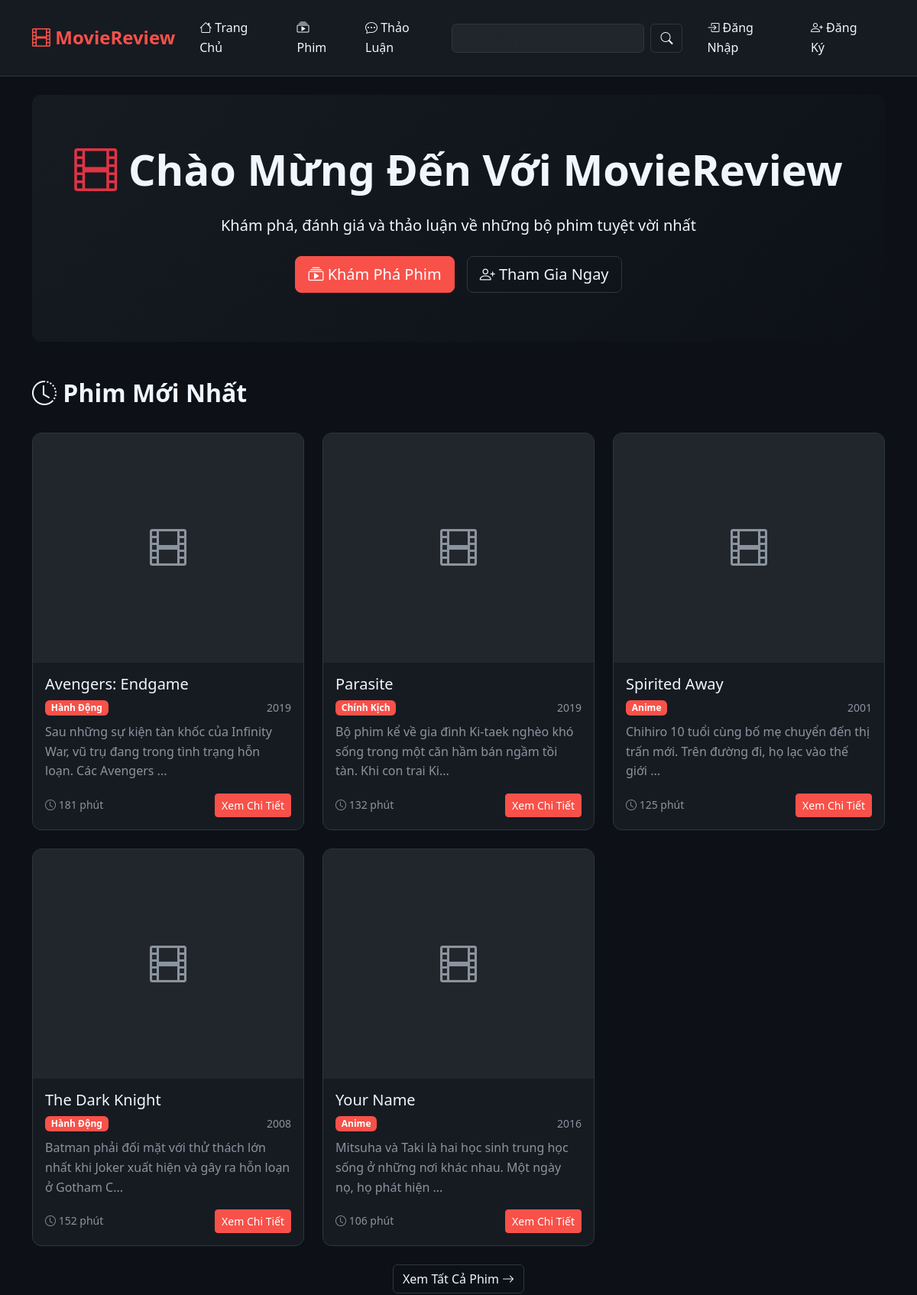
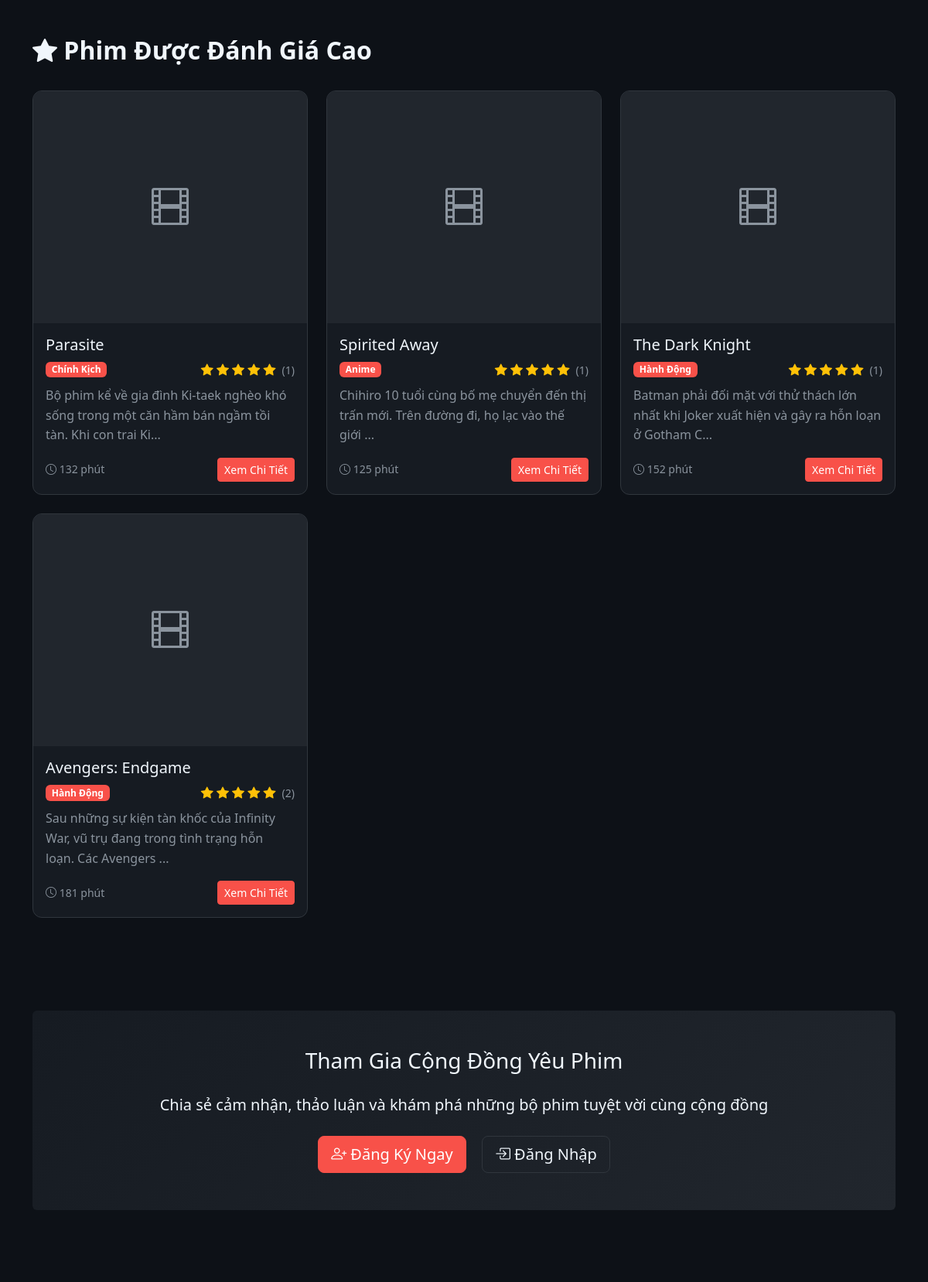
The page / (upper part) on the database its author committed (2 pictures, top to bottom).
### tables this page shows
CREATE TABLE movies (
    id INT PRIMARY KEY AUTO_INCREMENT,
    title VARCHAR(255) NOT NULL,
    slug VARCHAR(255) NOT NULL,
    description TEXT,
    director VARCHAR(100),
    cast TEXT,
    release_year YEAR,
    duration INT,  
    poster VARCHAR(255),
    trailer_url VARCHAR(255),
    genre_id INT,
    status ENUM('active', 'inactive') DEFAULT 'active',
    created_by INT,
    created_at TIMESTAMP DEFAULT CURRENT_TIMESTAMP,
    updated_at TIMESTAMP DEFAULT CURRENT_TIMESTAMP ON UPDATE CURRENT_TIMESTAMP,
    FOREIGN KEY (genre_id) REFERENCES genres(id) ON DELETE SET NULL,
    FOREIGN KEY (created_by) REFERENCES users(id) ON DELETE SET NULL
);

CREATE TABLE genres (
    id INT PRIMARY KEY AUTO_INCREMENT,
    name VARCHAR(50) NOT NULL,
    slug VARCHAR(50) NOT NULL,
    description TEXT,
    created_at TIMESTAMP DEFAULT CURRENT_TIMESTAMP
);

### controllers/HomeController.php (called while the page is built)
<?php
class HomeController extends Controller {
    public function index() {
        $movieModel = $this->model('Movie');
        $latestMovies = $movieModel->getLatest(6);
        $topRatedMovies = $movieModel->getTopRated(6);
        $data = [
            'latestMovies' => $latestMovies,
            'topRatedMovies' => $topRatedMovies,
            'pageTitle' => 'Trang Chủ'
        ];
        $this->view('home/index', $data);
    }
}
?>

### core/Model.php (called while the page is built, shortened)
<?php
class Model {
    public function __construct() {
        $database = new Database();
        $this->pdo = $database->getConnection();
    }
}
?>

### config/database.php (called while the page is built, shortened)
<?php
class Database {
    private $host = 'localhost';
    private $db_name = 'movie_review';
    private $username = 'root';
    private $password = '';
    public function getConnection() {
        $this->conn = null;
        try {
            $this->conn = new PDO(
                "mysql:host=" . $this->host . ";dbname=" . $this->db_name . ";charset=utf8mb4",
                $this->username,
                $this->password,
                array(
                    PDO::ATTR_ERRMODE => PDO::ERRMODE_EXCEPTION,
                    PDO::ATTR_DEFAULT_FETCH_MODE => PDO::FETCH_ASSOC,
                    PDO::ATTR_EMULATE_PREPARES => false
                )
            );
        } catch(PDOException $exception) {
            echo "Lỗi kết nối database: " . $exception->getMessage();
        }
        return $this->conn;
    }
}
?>

### models/Movie.php (called while the page is built, shortened)
<?php
class Movie extends Model {
    public function getLatest($limit = 6) {
        $sql = "SELECT m.*, g.name as genre_name
                FROM movies m
                LEFT JOIN genres g ON m.genre_id = g.id
                WHERE m.status = 'active'
                ORDER BY m.created_at DESC
                LIMIT ?";
        $stmt = $this->pdo->prepare($sql);
        $stmt->execute([$limit]);
        return $stmt->fetchAll();
    }
    public function getTopRated($limit = 6) {
        $sql = "SELECT m.*, g.name as genre_name,
                       AVG(r.rating) as avg_rating,
                       COUNT(r.id) as review_count
                FROM movies m
                LEFT JOIN genres g ON m.genre_id = g.id
                LEFT JOIN reviews r ON m.id = r.movie_id AND r.status = 'approved'
                WHERE m.status = 'active'
                GROUP BY m.id
                HAVING COUNT(r.id) > 0
                ORDER BY avg_rating DESC, review_count DESC
                LIMIT ?";
        $stmt = $this->pdo->prepare($sql);
        $stmt->execute([$limit]);
        return $stmt->fetchAll();
    }
}
?>

### views/home/index.php (the view, shortened to what this page needs)
<?php include BASE_PATH . '/views/layouts/header.php'; ?>
<div class="hero-section">
    <div class="container">
        <h1 class="display-4 fw-bold mb-4">
            <i class="bi bi-film text-danger"></i>
            Chào Mừng Đến Với MovieReview
        </h1>
        <p class="lead mb-4">
            Khám phá, đánh giá và thảo luận về những bộ phim tuyệt vời nhất
        </p>
        <div class="d-flex justify-content-center gap-3">
            <a href="<?php echo BASE_URL; ?>/movies" class="btn btn-primary btn-lg">
                <i class="bi bi-collection-play"></i> Khám Phá Phim
            </a>
            <?php if (!isset($_SESSION['user_id'])): ?>
                <a href="<?php echo BASE_URL; ?>/register" class="btn btn-outline-light btn-lg">
                    <i class="bi bi-person-plus"></i> Tham Gia Ngay
                </a>
            <?php endif; ?>
        </div>
    </div>
</div>
<?php if (!empty($latestMovies)): ?>
<section class="mb-5">
    <h2 class="section-title">
        <i class="bi bi-clock-history"></i> Phim Mới Nhất
    </h2>
    <div class="row">
        <?php foreach ($latestMovies as $movie): ?>
            <div class="col-lg-4 col-md-6 mb-4">
                <div class="card movie-card h-100">
                    <?php if ($movie['poster']): ?>
                        <img src="<?php echo BASE_URL; ?>/uploads/posters/<?php echo $movie['poster']; ?>"
                             class="card-img-top movie-poster" alt="<?php echo htmlspecialchars($movie['title']); ?>">
                    <?php else: ?>
                        <div class="movie-poster d-flex align-items-center justify-content-center">
                            <i class="bi bi-film" style="font-size: 3rem; color: var(--text-secondary);"></i>
                        </div>
                    <?php endif; ?>
                    <div class="card-body d-flex flex-column">
                        <h5 class="card-title">
                            <a href="<?php echo BASE_URL; ?>/movie?id=<?php echo $movie['id']; ?>"
                               class="text-decoration-none text-light">
                                <?php echo htmlspecialchars($movie['title']); ?>
                            </a>
                        </h5>
                        <div class="d-flex justify-content-between align-items-center mb-2">
                            <span class="badge bg-secondary">
                                <?php echo $movie['genre_name'] ?? 'Chưa phân loại'; ?>
                            </span>
                            <small class="text-muted">
                                <?php echo $movie['release_year']; ?>
                            </small>
                        </div>
                        <p class="card-text text-muted flex-grow-1">
                            <?php echo htmlspecialchars(substr($movie['description'], 0, 120)) . '...'; ?>
                        </p>
                        <div class="d-flex justify-content-between align-items-center">
                            <small class="text-muted">
                                <i class="bi bi-clock"></i> <?php echo $movie['duration']; ?> phút
                            </small>
                            <a href="<?php echo BASE_URL; ?>/movie?id=<?php echo $movie['id']; ?>"
                               class="btn btn-primary btn-sm">
                                Xem Chi Tiết
                            </a>
                        </div>
                    </div>
                </div>
            </div>
        <?php endforeach; ?>
    </div>
    <div class="text-center">
        <a href="<?php echo BASE_URL; ?>/movies" class="btn btn-outline-light">
            Xem Tất Cả Phim <i class="bi bi-arrow-right"></i>
        </a>
    </div>
</section>
<?php endif; ?>
<?php if (!empty($topRatedMovies)): ?>
<section class="mb-5">
    <h2 class="section-title">
        <i class="bi bi-star-fill"></i> Phim Được Đánh Giá Cao
    </h2>
    <div class="row">
        <?php foreach ($topRatedMovies as $movie): ?>
            <div class="col-lg-4 col-md-6 mb-4">
                <div class="card movie-card h-100">
                    <?php if ($movie['poster']): ?>
                        <img src="<?php echo BASE_URL; ?>/uploads/posters/<?php echo $movie['poster']; ?>"
                             class="card-img-top movie-poster" alt="<?php echo htmlspecialchars($movie['title']); ?>">
                    <?php else: ?>
                        <div class="movie-poster d-flex align-items-center justify-content-center">
                            <i class="bi bi-film" style="font-size: 3rem; color: var(--text-secondary);"></i>
                        </div>
                    <?php endif; ?>
                    <div class="card-body d-flex flex-column">
                        <h5 class="card-title">
                            <a href="<?php echo BASE_URL; ?>/movie?id=<?php echo $movie['id']; ?>"
                               class="text-decoration-none text-light">
                                <?php echo htmlspecialchars($movie['title']); ?>
                            </a>
                        </h5>
                        <div class="d-flex justify-content-between align-items-center mb-2">
                            <span class="badge bg-secondary">
                                <?php echo $movie['genre_name'] ?? 'Chưa phân loại'; ?>
                            </span>
                            <div class="rating-stars">
                                <?php
                                $rating = round($movie['avg_rating']);
                                for ($i = 1; $i <= 5; $i++):
                                ?>
                                    <i class="bi bi-star<?php echo $i <= $rating ? '-fill' : ''; ?>"></i>
                                <?php endfor; ?>
                                <small class="text-muted ms-1">
                                    (<?php echo $movie['review_count']; ?>)
                                </small>
                            </div>
                        </div>
                        <p class="card-text text-muted flex-grow-1">
                            <?php echo htmlspecialchars(substr($movie['description'], 0, 120)) . '...'; ?>
                        </p>
                        <div class="d-flex justify-content-between align-items-center">
                            <small class="text-muted">
                                <i class="bi bi-clock"></i> <?php echo $movie['duration']; ?> phút
                            </small>
                            <a href="<?php echo BASE_URL; ?>/movie?id=<?php echo $movie['id']; ?>"
                               class="btn btn-primary btn-sm">
                                Xem Chi Tiết
                            </a>
                        </div>
                    </div>
                </div>
            </div>
        <?php endforeach; ?>
    </div>
</section>
<?php endif; ?>
<section class="text-center py-5">
    <div class="card border-0" style="background: linear-gradient(135deg, var(--bg-secondary) 0%, var(--bg-tertiary) 100%);">
        <div class="card-body py-5">
            <h3 class="mb-4">Tham Gia Cộng Đồng Yêu Phim</h3>
            <p class="lead mb-4">
                Chia sẻ cảm nhận, thảo luận và khám phá những bộ phim tuyệt vời cùng cộng đồng
            </p>
            <?php if (!isset($_SESSION['user_id'])): ?>
                <a href="<?php echo BASE_URL; ?>/register" class="btn btn-primary btn-lg me-3">
                    <i class="bi bi-person-plus"></i> Đăng Ký Ngay
                </a>
                <a href="<?php echo BASE_URL; ?>/login" class="btn btn-outline-light btn-lg">
                    <i class="bi bi-box-arrow-in-right"></i> Đăng Nhập
                </a>
            <?php endif; ?>
        </div>
    </div>
</section>
<?php include BASE_PATH . '/views/layouts/footer.php'; ?>

### views/layouts/header.php (style rules this page uses)
:root { --bg-primary: #0d1117; --bg-secondary: #161b22; --bg-tertiary: #21262d; --text-primary: #f0f6fc; --text-secondary: #8b949e; --accent-color: #f85149; --border-color: #30363d; --hover-bg: #30363d; }
* { margin: 0; padding: 0; box-sizing: border-box; }
body { background-color: var(--bg-primary); color: var(--text-primary); font-family: 'Segoe UI', Tahoma, Geneva, Verdana, sans-serif; line-height: 1.6; }
.btn-primary { background-color: var(--accent-color); border-color: var(--accent-color); color: white; }
.btn-outline-light { border-color: var(--border-color); color: var(--text-primary); }
.card { background-color: var(--bg-secondary); border: 1px solid var(--border-color); color: var(--text-primary) !important; }
.card-body { color: var(--text-primary) !important; }
.card-title { color: var(--text-primary) !important; }
.card-text { color: var(--text-secondary) !important; }
.movie-card { transition: all 0.3s ease; border-radius: 12px; overflow: hidden; }
.movie-card .card-title a { color: var(--text-primary) !important; text-decoration: none; }
.movie-poster { width: 100%; height: 300px; object-fit: cover; background-color: var(--bg-tertiary); }
.badge { background-color: var(--accent-color) !important; color: white !important; }
.text-muted { color: var(--text-secondary) !important; }
.rating-stars { color: #ffc107; }
.hero-section { background: linear-gradient(135deg, var(--bg-secondary) 0%, var(--bg-primary) 100%); padding: 4rem 0; text-align: center; border-radius: 12px; margin-bottom: 3rem; }
.section-title { color: var(--accent-color); font-weight: bold; margin-bottom: 2rem; }
.text-light { color: var(--text-primary) !important; }
h1, h2, h3, h4, h5, h6 { color: var(--text-primary) !important; }
p { color: var(--text-primary) !important; }
.lead { color: var(--text-primary) !important; }
.display-4 { color: var(--text-primary) !important; }
small { color: var(--text-secondary) !important; }

### rows shown on the page
movies: title "Avengers: Endgame", genre.name "Hành Động", release_year "2019", description "Sau những sự kiện tàn khốc của Infinity War, vũ trụ đang trong tình trạng hỗn loạn. Các Avengers", duration "181", review_count "2"
movies: title "Parasite", genre.name "Chính Kịch", release_year "2019", description "Bộ phim kể về gia đình Ki-taek nghèo khó sống trong một căn hầm bán ngầm tồi tàn. Khi con trai Ki", duration "132", review_count "1"
movies: title "Spirited Away", genre.name "Anime", release_year "2001", description "Chihiro 10 tuổi cùng bố mẹ chuyển đến thị trấn mới. Trên đường đi, họ lạc vào thế giới", duration "125", review_count "1"
movies: title "The Dark Knight", genre.name "Hành Động", release_year "2008", description "Batman phải đối mặt với thử thách lớn nhất khi Joker xuất hiện và gây ra hỗn loạn ở Gotham C", duration "152", review_count "1"
movies: title "Your Name", genre.name "Anime", release_year "2016", description "Mitsuha và Taki là hai học sinh trung học sống ở những nơi khác nhau. Một ngày nọ, họ phát hiện", duration "106"
